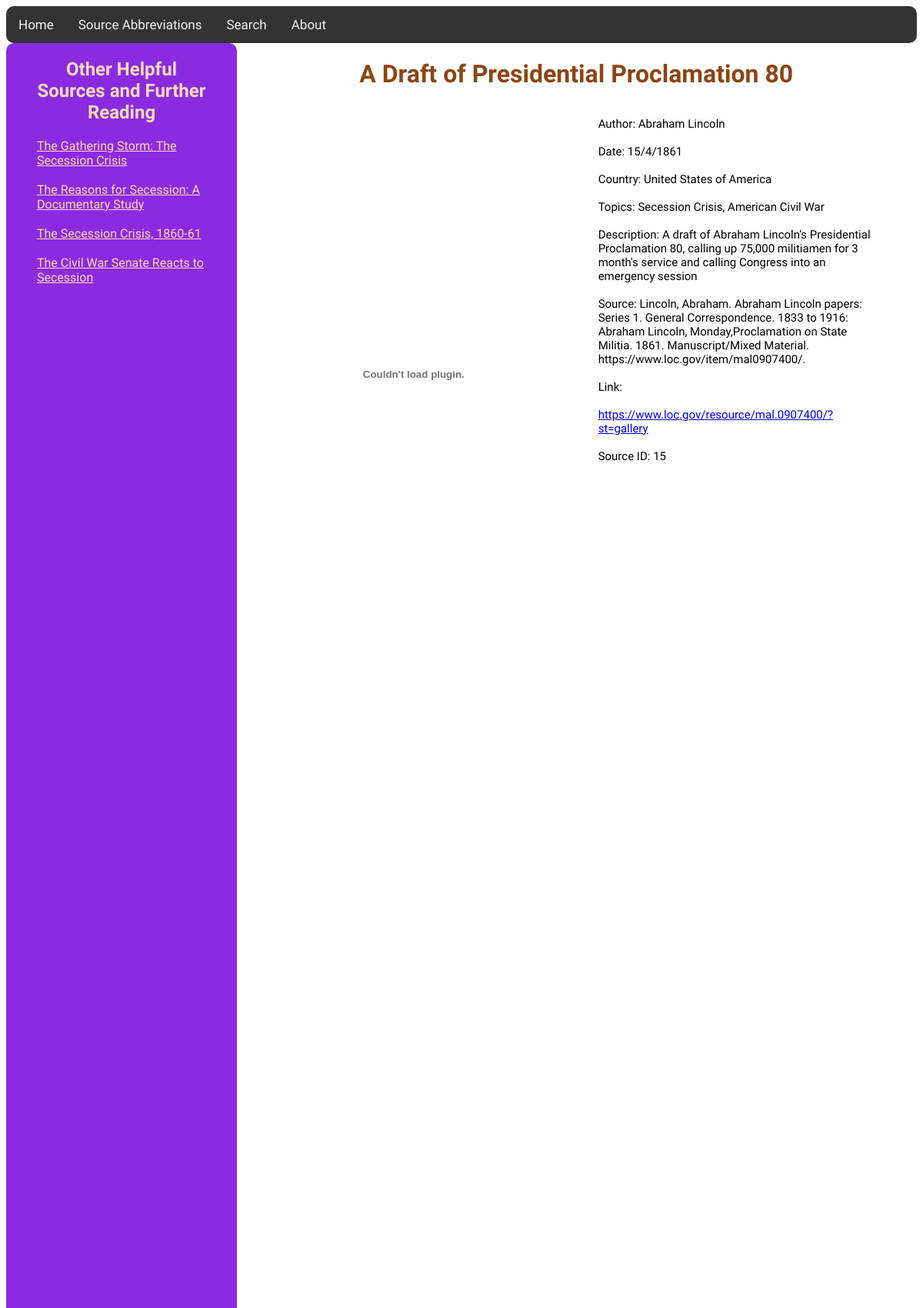
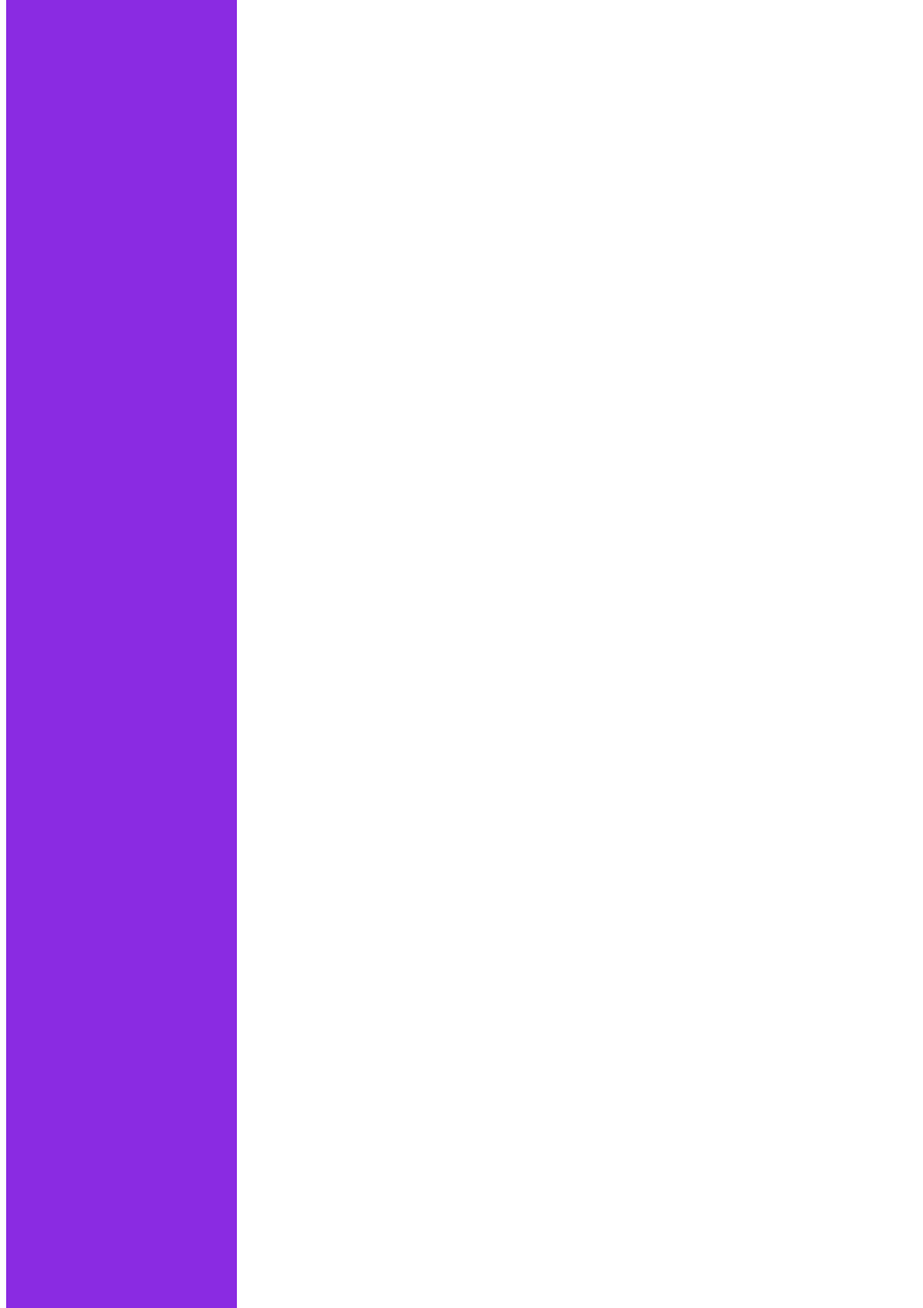
The app's page /source/15 (upper part) with its own data (2 pictures, top to bottom).
### tables this page shows
CREATE TABLE "FURTHER" (
	"ID"	INTEGER,
	"NAME"	TEXT,
	"URL"	TEXT,
	PRIMARY KEY("ID")
);

CREATE TABLE "SOURCES" (
	"ID"	INTEGER,
	"DESCRIPTION"	TEXT,
	"YEAR"	INTEGER,
	"MONTH"	INTEGER,
	"DATE"	INTEGER,
	"AUTHOR"	TEXT,
	"PATH"	TEXT,
	"LINK"	TEXT,
	"CITATION"	TEXT,
	"WIDTH"	INTEGER,
	"TITLE"	TEXT,
	PRIMARY KEY("ID")
);

CREATE TABLE "COUNTRIES" (
	"ID"	INTEGER,
	"NAME"	TEXT,
	PRIMARY KEY("ID")
);

### app.py (the view)
@app.route('/source/<id>')
def source(id):
    source = []
    prot = False
    if id == "1":
        prot = True
    conn = sqlite3.connect("sources.db")
    cursor = conn.cursor()
    src = cursor.execute("SELECT ID,DESCRIPTION,YEAR,MONTH,DATE,AUTHOR,PATH,LINK,CITATION,WIDTH,TITLE FROM SOURCES WHERE ID=?", (id,))
    src = src.fetchall()
    src= src[0]
    src = list(src)
    countries = cursor.execute("SELECT NAME FROM COUNTRIES WHERE ID IN (SELECT COUN_ID FROM SRC_COUNS WHERE SRC_ID=?)", (id,))
    countries = countries.fetchall()
    countries = [c[0] for c in countries]
    src.append(countries)
    tags = get_tags(int(id), cursor)
    src.append(tags)
    tag_ids = [t[0] for t in cursor.execute("SELECT TAG_ID FROM SRC_TAGS WHERE SRC_ID=?", (id,)).fetchall()]
    print(tag_ids)
    further = {}
    for tag_id in tag_ids:
        furt = cursor.execute("SELECT NAME, URL FROM FURTHER WHERE ID IN (SELECT FURT_ID FROM TAGS_FURTHER WHERE TAG_ID=?)", (tag_id,)).fetchall()
        for f in furt:
            further[f[0]] = f[1]
    conn.close()
    return render_template("source.html", source=src, prot=False if id != "1" else True, further=further)

### app.py (called while the page is built)
def get_tags(id: int, cursor) -> list:
    cursor.execute("SELECT TAG FROM TAGS WHERE ID IN (SELECT TAG_ID FROM SRC_TAGS WHERE SRC_ID=?)", (id,))
    tags = [t[0] for t in cursor.fetchall()]  # Fixed: properly extract tags from tuples
    return tags

### templates/source.html (shortened to what this page needs)
<!DOCTYPE html>
<html lang="en">
<head>
    <link rel="stylesheet" href="{{ url_for('static', filename='styles/styles.css') }}">
</head>
<body id="source_page">
    <div class="topnav">
      <a href="{{url_for('index')}}">Home</a>
      <a href="{{url_for('sources_abbr')}}">Source Abbreviations</a>
      <a href="{{ url_for('search') }}">Search</a>
      <a href="{{ url_for('about') }}">About</a>
    </div>
    <div class="sidebar">
        <h2 class="src_link" style="text-align: center">Other Helpful Sources and Further Reading</h2>
        <p class="src_link">
            {% for key, value in further.items() %}
                <a id="sidebar-a" href="{{ value }}">{{ key }}</a>
                <br>
                <br>
            {% endfor %}
        </p>
    </div>
    <div id="main_content">
    <h1 id="title">{{ source[10] }}</h1>
    </div>
    <div id="main">
        <div id="content" style="height: 1000px">
            {% if prot %}
                <script type="text/javascript">
                    alert('Due to copyright concerns, I am required to put a transcript of the document here rather than a photo/facsimile');
                </script>
                <object draggable="false" id="src_frame" class="scaled" style="zoom: 100%" data="{{ url_for('static', filename=source[6]) }}" width="{{ source[9] }}"></object>
            {% elif ".pdf" in source[6] and "Images/" in source[6] %}
                <object type="application/pdf" style="zoom: 100%" id="src_frame" data="{{ url_for('static', filename=source[6]) }}#view=FitV" width="{{ source[9] }}" height="700px"></object>
            {% elif "http" in source[6] %}
                <object id="src_frame" style="zoom: 100%" data="{{ source[9] }}#view=FitV" width="{{ source[13] }}"></object>
            {% else %}
                    <object draggable="false" id="src_frame" style="image-rendering: -webkit-optimize-contrast;" class="scaled" data="{{ url_for('static', filename=source[6]) }}" width="{{ source[9] }}"></object>
                    <script>console.log('using other')</script>
            {% endif %}
        </div>
        <div id="metadata">
            <p>
                Author: {{ source[5] }}<br><br>
                Date: {{ source[4] }}/{{ source[3] }}/{{ source[2] }}<br><br>
                Country: {{ ', '.join(source[11]) }}<br><br>
                Topics: {{ ', '.join(source[12]) }}<br><br>
                Description: {{ source[1] }}<br><br>
                Source: {{ source[8] }}<br><br>
                {% if source[7] != None %}
                    Link:
                        <br>
                        <br>
                         <a href="{{ source[7] }}" target="_blank">{{ source[7] }}</a>
                {% endif %}
                <br>
                <br>
                Source ID: {{ source[0] }}
                <br><br>
            </p>
        </div>
        <br>
        <br>
        <br>
        </div>
</body>
</html>

### static/styles/styles.css (style rules this page uses)
#title { color: saddlebrown; font-family: "Winky Rough"; text-align: center; }
.src_link { text-decoration: none; color: peachpuff; font-family: "Winky Rough"; }
#content { padding-left: 330px; width: 150%; height: 550%; align-items: center; overflow: auto; position: relative; padding-right: 0; }
h1 { text-align: center; }
.topnav { background-color: #333; overflow: hidden; border-radius: 10px; }
.topnav a { float: left; color: #f2f2f2; text-align: center; padding: 14px 16px; text-decoration: none; font-family: "Winky Rough", ui-rounded; font-size: 17px; }
.sidebar { width: 300px; box-sizing: border-box; position:absolute; background-color: blueviolet; border-radius: 10px; padding-left: 40px; padding-right: 40px; height: 150%; z-index: 20; }
#main { padding-right: 50px; display: flex; overflow: auto; height: 560px; padding-bottom: 100px; }
#main_content { margin-left: 230px; padding-left: 10%; padding-right: 50px; }
#metadata { font-family: "Winky Rough"; font-size: 15px; margin-left: 0px; padding-left: 40px; overflow: auto; }
body { overflow: auto; }
#src_frame { position: relative; top: 0; left: 0; }

### templates/source.html (style rules this page uses)
#sidebar-a { color: peachpuff; }

### records on screen
FURTHER: NAME "The Gathering Storm: The Secession Crisis"
FURTHER: NAME "The Reasons for Secession: A Documentary Study"
FURTHER: NAME "The Secession Crisis, 1860-61"
FURTHER: NAME "The Civil War Senate Reacts to Secession"
SOURCES: TITLE "A Draft of Presidential Proclamation 80", AUTHOR "Abraham Lincoln", DATE "15", MONTH "4", YEAR "1861", DESCRIPTION "A draft of Abraham Lincoln's Presidential Proclamation 80, calling up 75,000 militiamen for 3 month's service and calling Congress into an emergency session", CITATION "Lincoln, Abraham. Abraham Lincoln papers: Series 1. General Correspondence. 1833 to 1916: Abraham Lincoln, Monday,Proclamation on State Militia. 1861. Manuscript/Mixed Material. https://www.loc.gov/item/mal0907400/.", LINK "https://www.loc.gov/resource/mal.0907400/?st=gallery", ID "15"
COUNTRIES: NAME "United States of America"

### other values on screen
{{ ', '.join(source[12]) }} "Secession Crisis, American Civil War"
